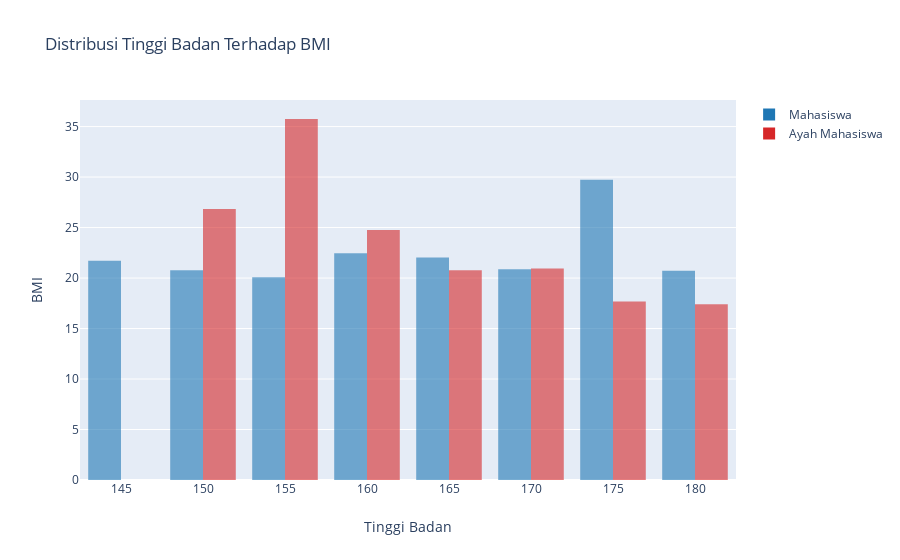
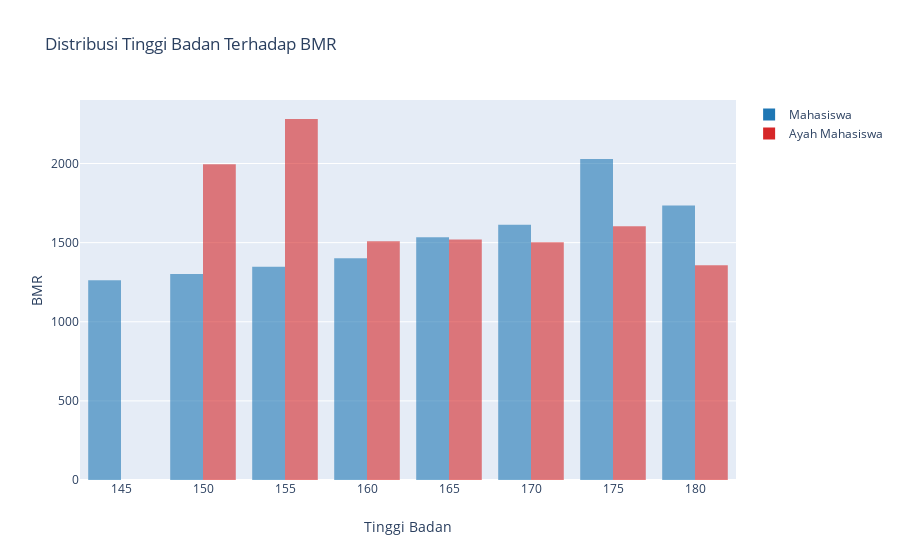

Here is the notebook cell these charts were saved with, in order:
### Code cell
trace1 = go.Histogram(
    x = df['tinggi'],
    y = df['bmi'],
    name = 'Mahasiswa',
    histfunc = 'avg',
    marker = dict(color='#1f77b4', opacity=0.6)
)
trace2 = go.Histogram(
    x = df['tinggi_ayah'],
    y = df['bmi'],
    name = 'Ayah Mahasiswa',
    histfunc = 'avg',
    marker = dict(color='#d62728',opacity=0.6)
)
data = [trace1, trace2]
layout = go.Layout(title='Distribusi Tinggi Badan Terhadap BMI',
                  xaxis=dict(title='Tinggi Badan'),
                   yaxis=dict(title='BMI'),
                  )
fig1 = go.Figure(data=data, layout=layout)
iplot(fig1, filename='tinggi-bmi')


trace1 = go.Histogram(
    x = df['tinggi'],
    y = df['bmr'],
    name = 'Mahasiswa',
    histfunc = 'avg',
    marker = dict(color='#1f77b4', opacity=0.6)
)
trace2 = go.Histogram(
    x = df['tinggi_ayah'],
    y = df['bmr'],
    name = 'Ayah Mahasiswa',
    histfunc = 'avg',
    marker = dict(color='#d62728',opacity=0.6)
)
data = [trace1, trace2]
layout = go.Layout(title='Distribusi Tinggi Badan Terhadap BMR',
                  xaxis=dict(title='Tinggi Badan'),
                   yaxis=dict(title='BMR'),
                  )
fig2 = go.Figure(data=data, layout=layout)
iplot(fig2, filename='tinggi-bmr')

### Figure 1 — Plotly figure (JSON) as saved in the notebook; plotly's stock layout.template omitted (floating-point values rounded to 4 significant figures)
{"data": [{"histfunc": "avg", "marker": {"color": "#1f77b4", "opacity": 0.6}, "name": "Mahasiswa", "type": "histogram", "x": [173, 164, 170, 171, 165, 167, 156, 152, 178, 164, 157, 160, 171, 168, 178, 156, 155, 178, 173, 158, 165, 165, 158, 163, 153, 170, 165, 169, 144, 170, 168, 170, 162, 165], "y": [23.72, 20.45, 22.15, 27.36, 20.57, 16.14, 21.37, 20.78, 26.83, 27.14, 28.4, 27.34, 20.86, 24.8, 16.41, 17.26, 15.82, 18.94, 35.75, 18.83, 20.2, 18.37, 26.84, 18.82, 17.51, 17.3, 27.55, 15.76, 21.7, 19.03, 18.42, 22.15, 16.77, 29.02]}, {"histfunc": "avg", "marker": {"color": "#d62728", "opacity": 0.6}, "name": "Ayah Mahasiswa", "type": "histogram", "x": [166.6, 170, 172, 166, 170, 163, 165, 168, 150, 170, 160, 160, 165, 172, 175, 165, 164, 177, 157, 170, 164, 164, 162, 168, 180, 180, 160, 169, 161, 170, 166, 172, 160, 164], "y": [23.72, 20.45, 22.15, 27.36, 20.57, 16.14, 21.37, 20.78, 26.83, 27.14, 28.4, 27.34, 20.86, 24.8, 16.41, 17.26, 15.82, 18.94, 35.75, 18.83, 20.2, 18.37, 26.84, 18.82, 17.51, 17.3, 27.55, 15.76, 21.7, 19.03, 18.42, 22.15, 16.77, 29.02]}], "layout": {"title": {"text": "Distribusi Tinggi Badan Terhadap BMI"}, "xaxis": {"title": {"text": "Tinggi Badan"}}, "yaxis": {"title": {"text": "BMI"}}}}

### Figure 2 — Plotly figure (JSON) as saved in the notebook; plotly's stock layout.template omitted (floating-point values rounded to 4 significant figures)
{"data": [{"histfunc": "avg", "marker": {"color": "#1f77b4", "opacity": 0.6}, "name": "Mahasiswa", "type": "histogram", "x": [173, 164, 170, 171, 165, 167, 156, 152, 178, 164, 157, 160, 171, 168, 178, 156, 155, 178, 173, 158, 165, 165, 158, 163, 153, 170, 165, 169, 144, 170, 168, 170, 162, 165], "y": [1776.0, 1392.0, 1668.0, 1896.0, 1403.0, 1395.0, 1345.0, 1301.0, 1996.0, 1762.0, 1688.0, 1531.0, 1636.0, 1739.0, 1550.0, 1256.0, 1212.0, 1656.0, 2281.0, 1302.0, 1519.0, 1346.0, 1493.0, 1340.0, 1237.0, 1477.0, 1796.0, 1402.0, 1263.0, 1542.0, 1489.0, 1668.0, 1280.0, 1849.0]}, {"histfunc": "avg", "marker": {"color": "#d62728", "opacity": 0.6}, "name": "Ayah Mahasiswa", "type": "histogram", "x": [166.6, 170, 172, 166, 170, 163, 165, 168, 150, 170, 160, 160, 165, 172, 175, 165, 164, 177, 157, 170, 164, 164, 162, 168, 180, 180, 160, 169, 161, 170, 166, 172, 160, 164], "y": [1776.0, 1392.0, 1668.0, 1896.0, 1403.0, 1395.0, 1345.0, 1301.0, 1996.0, 1762.0, 1688.0, 1531.0, 1636.0, 1739.0, 1550.0, 1256.0, 1212.0, 1656.0, 2281.0, 1302.0, 1519.0, 1346.0, 1493.0, 1340.0, 1237.0, 1477.0, 1796.0, 1402.0, 1263.0, 1542.0, 1489.0, 1668.0, 1280.0, 1849.0]}], "layout": {"title": {"text": "Distribusi Tinggi Badan Terhadap BMR"}, "xaxis": {"title": {"text": "Tinggi Badan"}}, "yaxis": {"title": {"text": "BMR"}}}}
